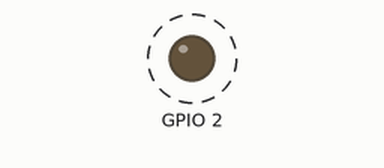
The sketch below on a simulated ESP32. Shown: output pins drawn as LEDs (lit = HIGH). Dashed ring = blinking.

Above: at 0.6 s.
Timing chart, 0 to 3.0 s (numbered marks = the images above):
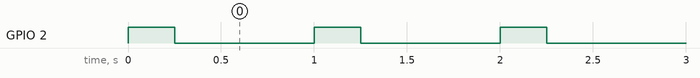

The sketch:

blink.ino
```cpp
#ifdef ESP32
#define LED_SETUP pinMode(2, OUTPUT);
#define LED_ON digitalWrite(2, HIGH);
#define LED_OFF digitalWrite(2, LOW);
#elif defined(IS_PICO) // pico
#ifdef HAS_WIFI // pico 1W or 2W
#define LED_SETUP pinMode(LED_BUILTIN, OUTPUT);
#define LED_ON digitalWrite(LED_BUILTIN, HIGH);
#define LED_OFF digitalWrite(LED_BUILTIN, LOW);
#else // pico 1 or 2
#define LED_SETUP pinMode(25, OUTPUT);
#define LED_ON digitalWrite(25, HIGH);
#define LED_OFF digitalWrite(25, LOW);
#endif // end of pico
#else // nano or uno
#define LED_SETUP pinMode(LED_BUILTIN, OUTPUT);
#define LED_ON digitalWrite(LED_BUILTIN, HIGH);
#define LED_OFF digitalWrite(LED_BUILTIN, LOW);
#endif

void setup(){
    LED_SETUP;
    LED_OFF;
}
void loop(){
    LED_ON;
    delay(250);
    LED_OFF;
    delay(750);
}
```

Measured:
- by itself, GPIO 2: alternates HIGH for 0.25 s and LOW for 0.75 s
